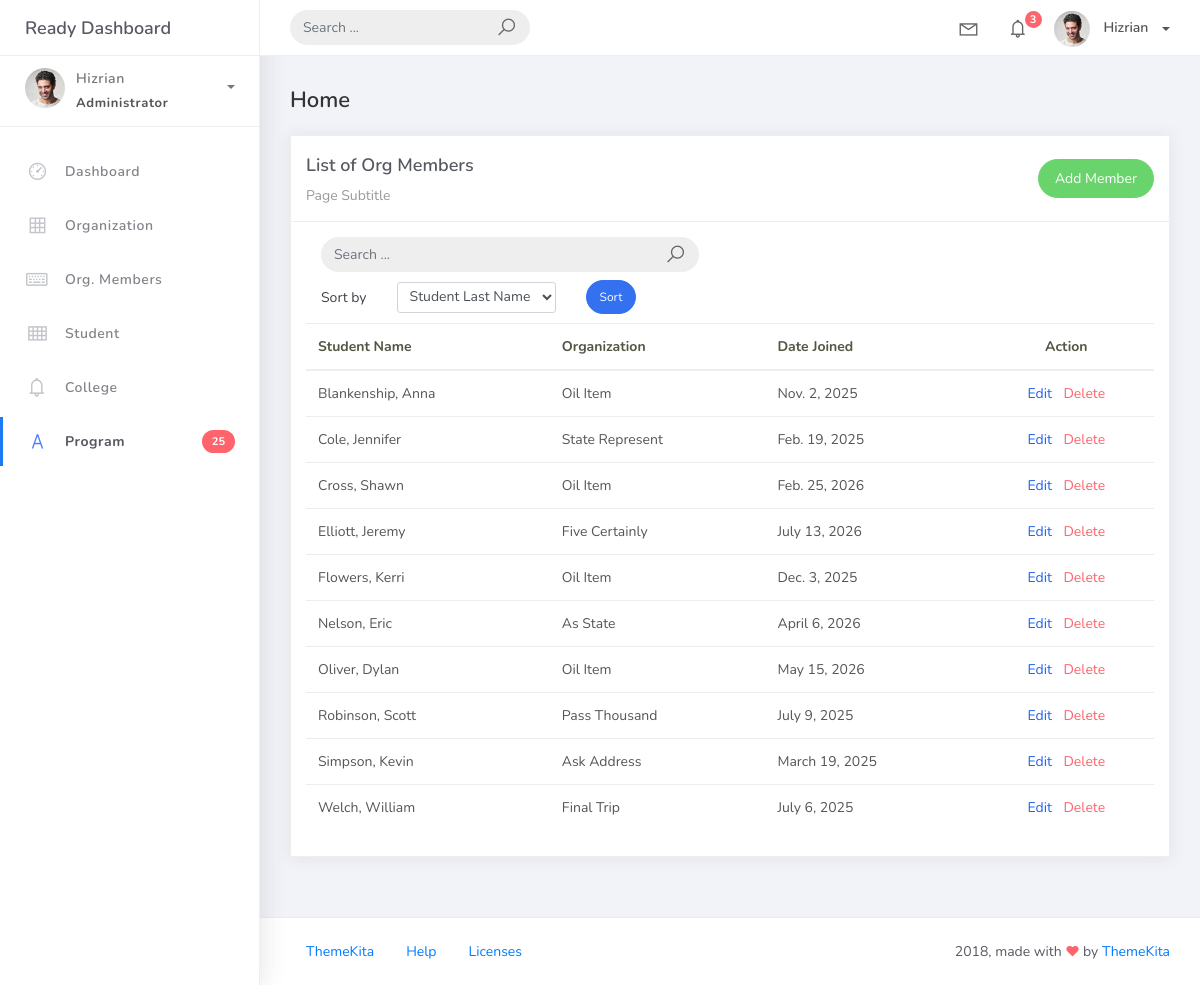
Before: /member_list with the older database file.
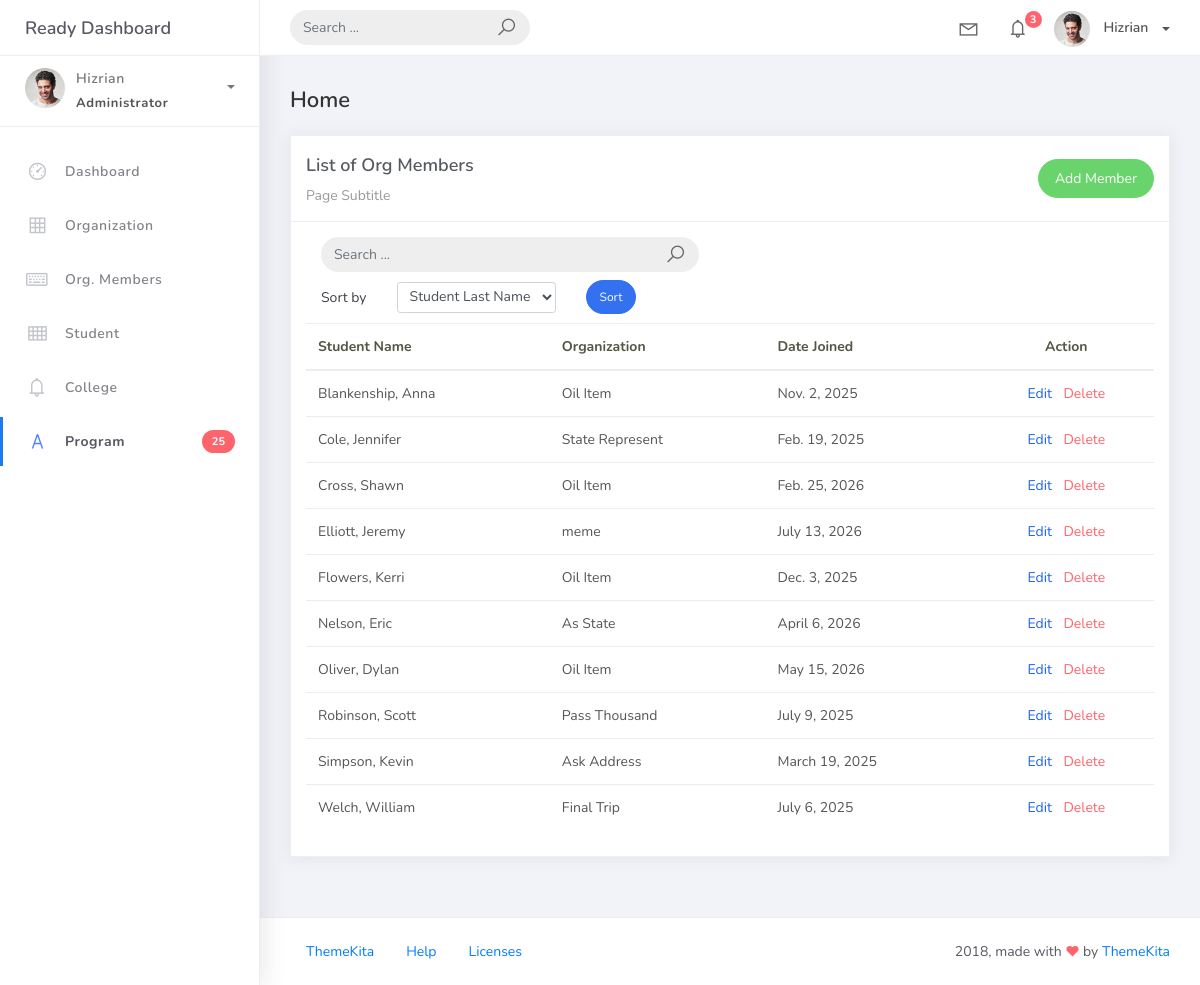
After: the same page with the newer database file.
### studentorg/models.py (models this page shows, shortened)
class BaseModel (models.Model) :
    created_at = models.DateTimeField(auto_now_add=True, db_index=True)
    updated_at = models.DateTimeField(auto_now=True)
    class Meta:
        abstract = True

class OrgMember(BaseModel):
    student = models.ForeignKey(Student, on_delete=models.CASCADE)
    organization = models.ForeignKey(Organization, on_delete=models.CASCADE)
    date_joined = models.DateField()

class Organization(BaseModel):
    name = models.CharField(max_length=250)
    college = models.ForeignKey(College, null=True, blank=True, on_delete=models.CASCADE)
    description = models.CharField(max_length=500)

class Student(BaseModel):
    student_id = models.CharField(max_length=15)
    lastname = models.CharField(max_length=25)
    firstname = models.CharField(max_length=25)
    middlename = models.CharField(max_length=25, blank=True, null=True)
    program = models.ForeignKey(Program, on_delete=models.CASCADE)
    def __str__(self):
        return f"{self.lastname}, {self.firstname}"

### studentorg/views.py (the view)
# urls.py: path('member_list', OrgMemberListView.as_view(), name='member-list'),
class OrgMemberListView(ListView):
    model = OrgMember
    context_object_name = 'members'
    template_name = 'member_list.html'
    paginate_by = 10
    def get_queryset(self):
        qs = super().get_queryset()
        query = self.request.GET.get('q')
        if query:
            qs = qs.filter(
                Q(student__lastname__icontains=query) |
                Q(student__firstname__icontains=query) |
                Q(organization__name__icontains=query)
            )
        return qs
    def get_ordering(self):
        allowed = ["student__lastname", "date_joined"]
        sort_by = self.request.GET.get("sort_by")
        if sort_by in allowed:
            return sort_by
        return "student__lastname"

### templates/member_list.html (shortened to what the changed rows need)
{% extends 'base.html' %} {% block content %}
<div class="content">
    <div class="container-fluid">
        <div class="row">
            <div class="col-md-12">
                <div class="card">
                    <div class="card-body">
                        <table class="table table-hover">
                            <thead>
                                <tr>
                                    <th scope="col">Student Name</th>
                                    <th scope="col">Organization</th>
                                    <th scope="col">Date Joined</th>
                                    <th scope="col" class="text-center">Action</th>
                                </tr>
                            </thead>
                            <tbody>
                                {% for member in members %}
                                <tr>
                                    <td>{{ member.student }}</td>
                                    <td>{{ member.organization.name }}</td>
                                    <td>{{ member.date_joined }}</td>
                                    <td class="text-center">
                                        <a href="{% url 'member-update' member.pk %}" class="text-primary mr-2">Edit</a>
                                        <a href="{% url 'member-delete' member.pk %}" class="text-danger">Delete</a>
                                    </td>
                                </tr>
                                {% empty %}
                                <tr>
                                    <td colspan="4" class="text-center text-muted">No organization membership records found.</td>
                                </tr>
                                {% endfor %}
                            </tbody>
                        </table>
                    </div>
                </div>
            </div>
        </div>
    </div>
</div>
{% endblock %}

Changed rows visible on the page:
changed through a linked row, OrgMember "Elliott, Jeremy": organization.name "Five Certainly" → "meme"
